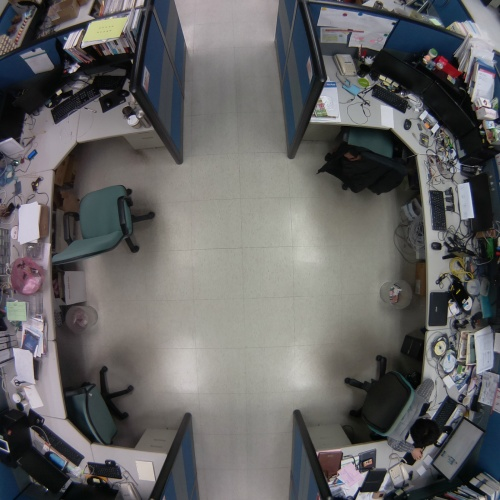
#> input picture office/test/1212/csi_20161212_082257.jpg, 500 x 500 px, given as the content of the folder office/test/1212/csi_20161212_082257.jpg, which was not available
$ python knn.py --training office/test/1212/csi_20161212_082257.jpg --test office/test/1212/csi_20161212_083030.jpg
#> lines starting #> are read from the running program, lines starting #| are printed output that depends on the picture; after the words box and inside, x2 and y2 are one past the last pixel; in counts of white or black regions, pixels touching at a corner belong together; pictures that were not available may be replaced by others from this repository, and a replacement may not be noted
#!/usr/bin/env python3
# -*- coding: utf-8 -*-

#載入必要模組
from sklearn.neighbors import KNeighborsClassifier
from skimage import exposure
from skimage import feature
from imutils import paths
import argparse
import imutils
import cv2

#使用參數方式傳入Training和Test的dataset
ap = argparse.ArgumentParser()
ap.add_argument("-d", "--training", required=True, help="Path to the logos training dataset")
ap.add_argument("-t", "--test", required=True, help="Path to the test dataset")
args = vars(ap.parse_args())

#data用來存放HOG資訊，labels則是存放對應的標籤
data = []
labels = []

#依序讀取training dataset中的圖檔
for imagePath in paths.list_images(args["training"]):
        #將資料夾的名稱取出作為該圖檔的標籤
        make = imagePath.split("/")[-2]

        #----以下為訓練圖檔的預處理----#
        #載入圖檔,轉為灰階,作模糊化處理
        image = cv2.imread(imagePath)
#> image is the input picture: shape (500, 500, 3); mean B, G, R 99.9, 99.9, 100.5
        gray = cv2.cvtColor(image, cv2.COLOR_BGR2GRAY)
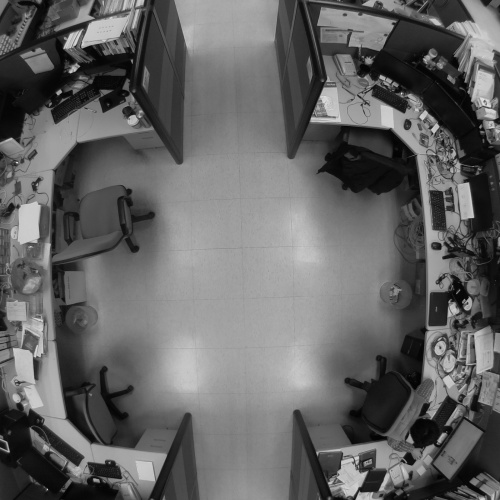
#> gray: shape (500, 500); min 1, max 235, mean 100.1
        blurred = cv2.GaussianBlur(gray, (7, 7), 0)
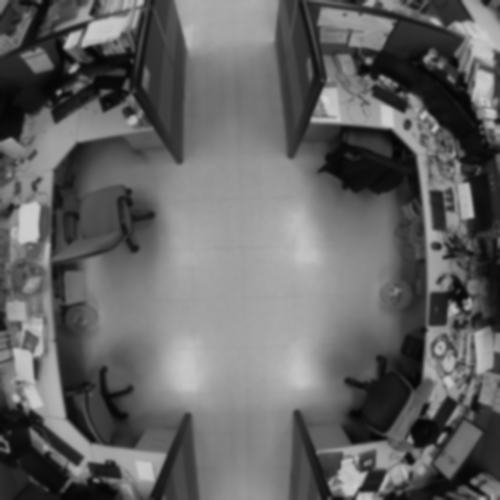
#> blurred: shape (500, 500); min 5, max 210, mean 100.1
            #作threshold(固定閾值)處理
        (T, thresh) = cv2.threshold(blurred, 100, 255, cv2.THRESH_BINARY)
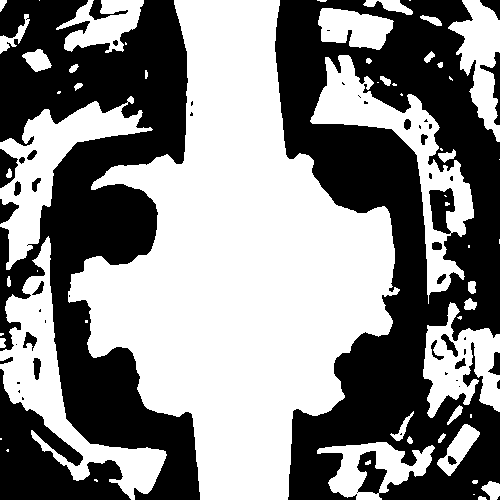
#> thresh: shape (500, 500); 52.7% white; 52 black regions (25 under 20 px), largest, box (x1, y1, x2, y2) and area: (275, 0, 500, 500) 61404, (0, 0, 200, 500) 46336, (0, 369, 131, 500) 7419
            #使用Canny方法偵側邊緣
        edged = imutils.auto_canny(thresh)
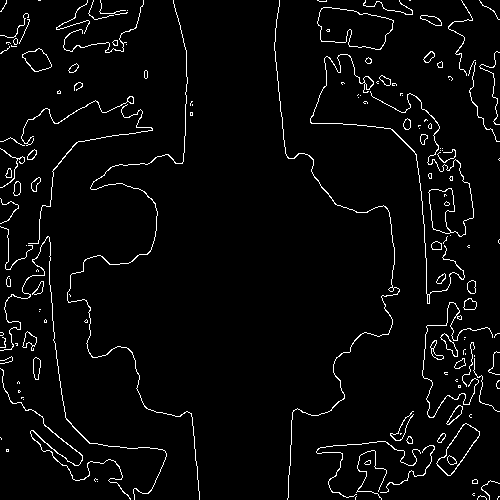
#> edged: shape (500, 500); 3.5% white in thin lines or dots
        #尋找輪廓，只取最大的那個
        (cnts, _) = cv2.findContours(edged.copy(), cv2.RETR_EXTERNAL,
                cv2.CHAIN_APPROX_SIMPLE)
#> cnts = 144 contours, 102 with area under 20; largest, box (x1, y1, x2, y2) and area: (317, 7, 394, 50) 2235, (436, 423, 480, 476) 976, (370, 91, 474, 237) 844, (22, 48, 52, 72) 417, (310, 54, 465, 304) 154
        c = max(cnts, key=cv2.contourArea)
#> c = contour of 93 points, box (x1, y1, x2, y2) (317, 7, 394, 50), area 2235

        #取出輪廓的長寬高，用來裁切原圖檔。
        (x, y, w, h) = cv2.boundingRect(c)
#> x = 317; y = 7; w = 77; h = 43
        Cutted = gray[y:y + h, x:x + w]
        #將裁切後的圖檔尺寸更改為500x500。
        Cutted = cv2.resize(Cutted, (500, 500))
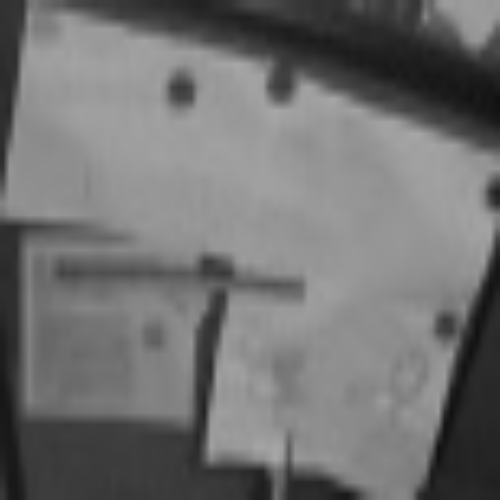
#> Cutted: shape (500, 500); min 15, max 168, mean 113.1
        cv2.imshow("Cutted", Cutted)
#----訓練圖檔預處理結束----#
        #取得其HOG資訊及視覺化圖檔
        (H, hogImage) = feature.hog(Cutted, orientations=9, pixels_per_cell=(10, 10),
                cells_per_block=(2, 2), transform_sqrt=True, visualise=True)
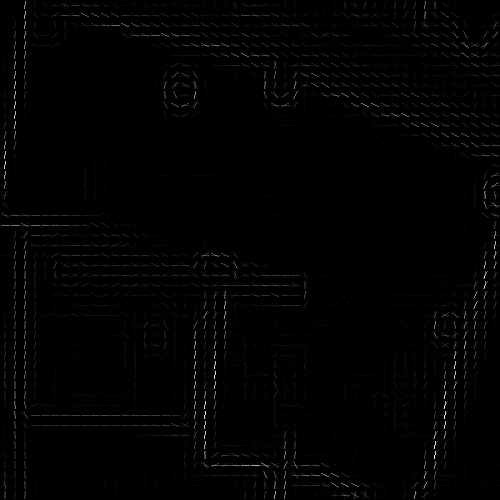
#> hogImage: shape (500, 500) float64; min 0, max 1.29, mean 0.013; drawn with min black and max white
        #將HOG資訊及標籤分別放入data及labels陣列
        data.append(H)
        labels.append(make)

#開始用KNN模型來訓練
model = KNeighborsClassifier(n_neighbors=1)
#傳入data及labels陣列開始訓練
model.fit(data, labels)

#準備使用Test Dataset來驗証
for (i, imagePath) in enumerate(paths.list_images(args["test"])):
        #從測試資料中讀取圖檔
        image = cv2.imread(imagePath)
        #----以下為測試圖檔的預處理----#
        #轉為灰階並模糊化
        gray = cv2.cvtColor(image, cv2.COLOR_BGR2GRAY)
        blurred = cv2.GaussianBlur(gray, (7, 7), 0)
            #作threshold(固定閾值)處理
        (T, thresh) = cv2.threshold(blurred, 100, 255, cv2.THRESH_BINARY)
            #使用Canny方法偵側邊緣
        edged = imutils.auto_canny(thresh)
        #尋找輪廓，只取最大的那個
        (cnts, _) = cv2.findContours(edged.copy(), cv2.RETR_EXTERNAL,
                cv2.CHAIN_APPROX_SIMPLE)
        c = max(cnts, key=cv2.contourArea)

        #取出輪廓的長寬高，用來裁切原圖檔。
        (x, y, w, h) = cv2.boundingRect(c)
        Cutted = gray[y:y + h, x:x + w]
        #將裁切後的圖檔尺寸更改為500x500。
        Cutted = cv2.resize(Cutted, (500, 500))
        cv2.imshow("Cutted", Cutted)
#----訓練圖檔預處理結束----#

        #取得其HOG資訊及視覺化圖檔
        (H, hogImage) = feature.hog(Cutted, orientations=9, pixels_per_cell=(10, 10),
                cells_per_block=(2, 2), transform_sqrt=True, visualise=True)
        #使用訓練的模型預測此圖檔
        pred = model.predict(H.reshape(1, -1))[0]
#> pred = '_only'

        #顯示HOG視覺化圖檔
        hogImage = exposure.rescale_intensity(hogImage, out_range=(0, 255))
        hogImage = hogImage.astype("uint8")
        cv2.imshow("HOG Image #{}".format(i + 1), hogImage)

        #將預測數字顯示在圖片上
        cv2.putText(image, pred.title(), (10, 35), cv2.FONT_HERSHEY_SIMPLEX, 1.0,
                (0, 255, 0), 3)
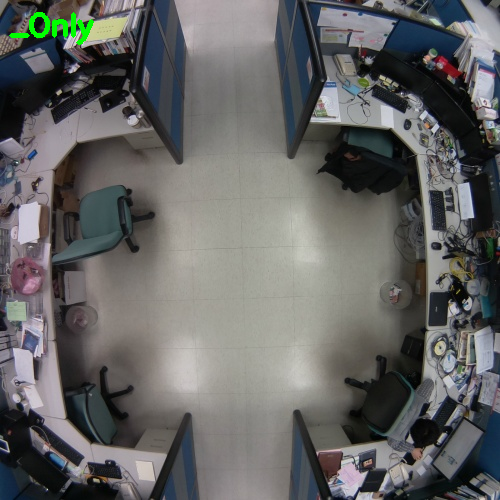
#> image: shape (500, 500, 3); 0.36% of pixels changed, all inside (x1, y1, x2, y2) = (9, 12, 94, 45)
        cv2.imshow("Test Image #{}".format(i + 1), image)
        cv2.waitKey(0)

$ run again, on office/test/1213/csi_20161213_085337.jpg
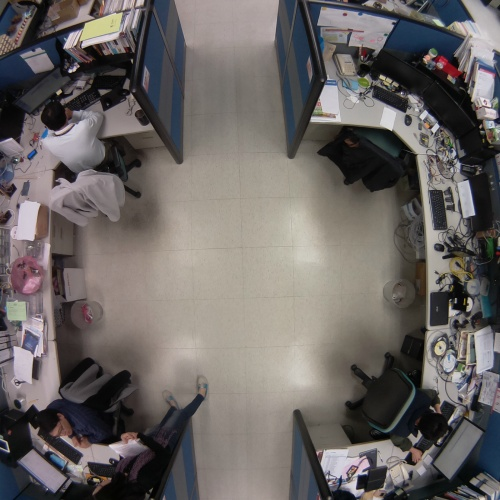
#> input picture office/test/1213/csi_20161213_085337.jpg, 500 x 500 px, given as the content of the folder office/test/1213/csi_20161213_085337.jpg, which was not available
#> image is the input picture: shape (500, 500, 3); mean B, G, R 99.7, 101.7, 106.6
#> `(T, thresh) = cv2.threshold(blurred, 100, 255, cv2.THRESH_BINARY)`:
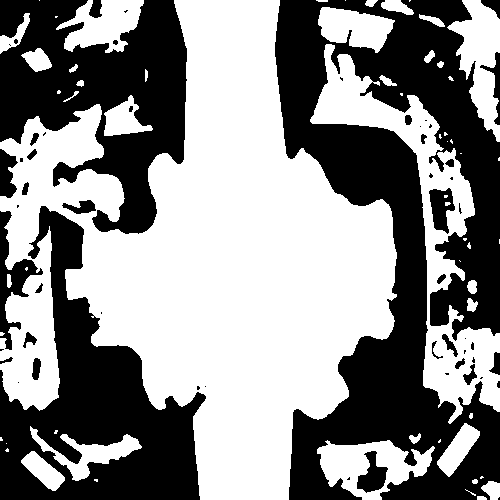
#> thresh: shape (500, 500); 54.7% white; 56 black regions (26 under 20 px), largest, box (x1, y1, x2, y2) and area: (275, 0, 500, 500) 56951, (0, 206, 206, 500) 25660, (0, 0, 187, 234) 24306
#> edged: shape (500, 500); 3.5% white in thin lines or dots
#> cnts = 172 contours, 132 with area under 20; largest, box (x1, y1, x2, y2) and area: (103, 95, 153, 136) 1060, (436, 422, 480, 477) 1059, (20, 450, 65, 491) 855, (428, 188, 455, 234) 750, (356, 450, 388, 493) 700
#> c = contour of 69 points, box (x1, y1, x2, y2) (103, 95, 153, 136), area 1060
#> x = 103; y = 95; w = 50; h = 41
#> pred = '_only'
#> `cv2.putText(image, pred.title(), (10, 35), cv2.FONT_HERSHEY_SIMPLEX, 1..`:
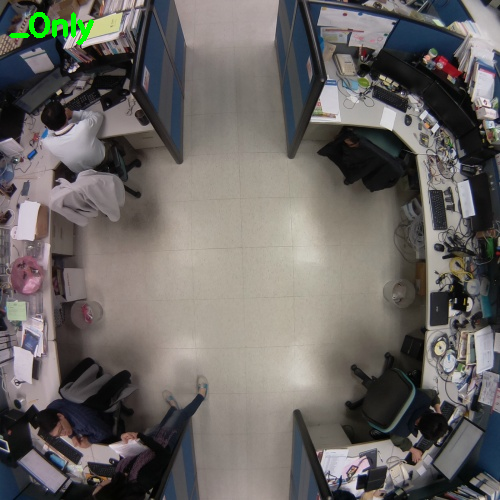
#> image: shape (500, 500, 3); 0.36% of pixels changed, all inside (x1, y1, x2, y2) = (9, 12, 94, 45)
